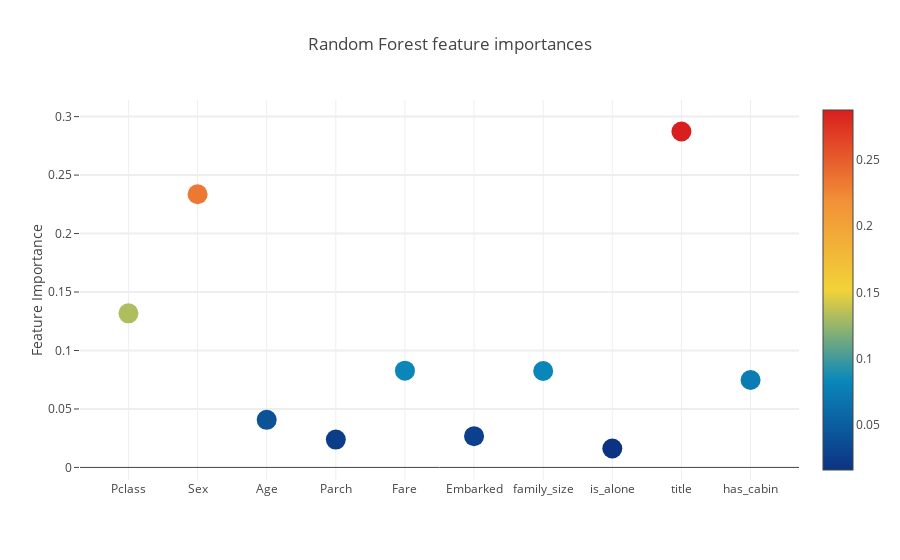
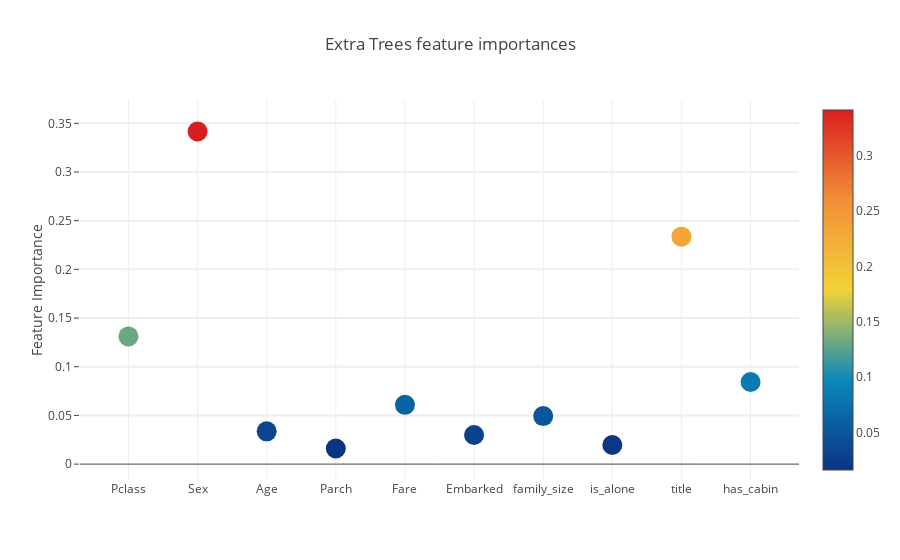
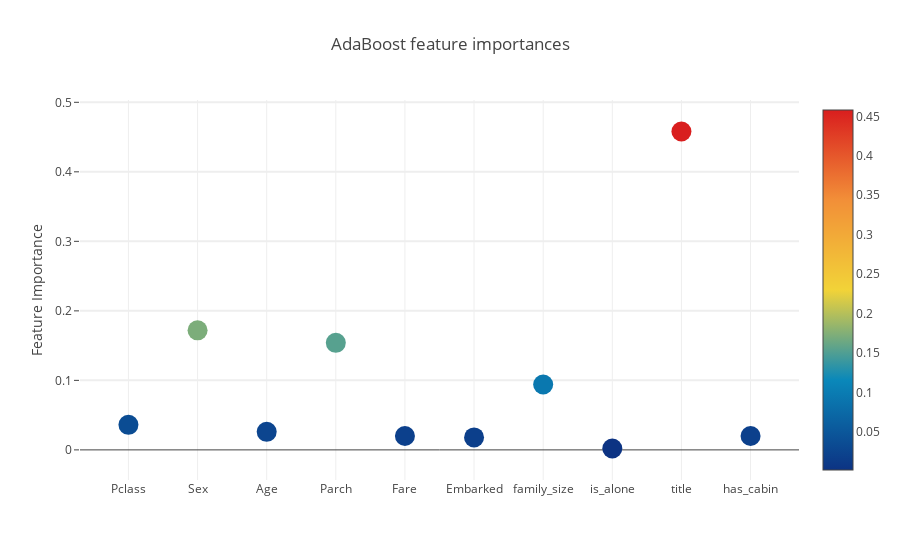
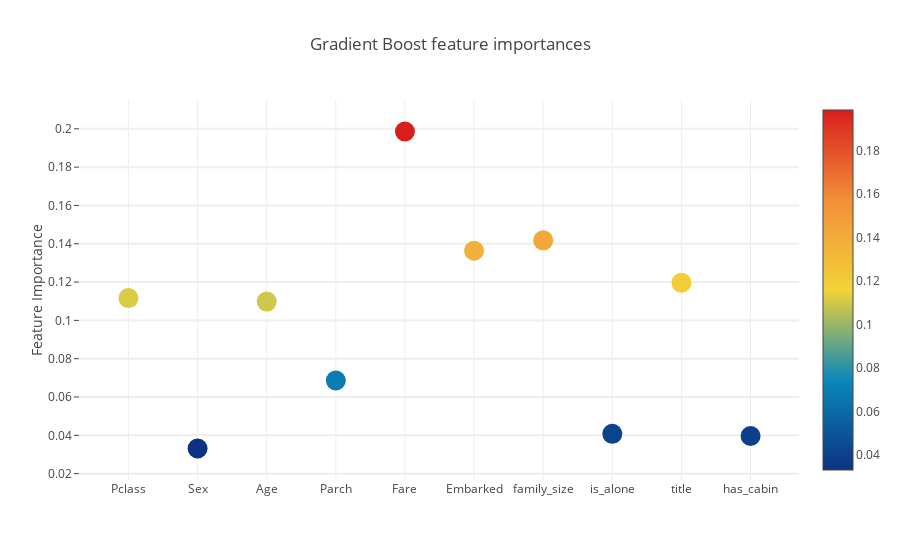

Notebook code for these charts, in order:
### Code cell
def plot_scatter(frame, col_name):
    trace = go.Scatter(
        y = frame[col_name].values,
        x = frame['features'].values,
        mode='markers',
        marker=dict(
            sizemode = 'diameter',
            sizeref = 1,
            size = 20,
            color = frame[col_name].values,
            colorscale='Portland',
            showscale=True
        ),
        text = frame['features'].values
    )
    data = [trace]
    layout= go.Layout(
        autosize= True,
        title= col_name,
        hovermode= 'closest',
        yaxis=dict(
            title= 'Feature Importance',
            ticklen= 5,
            gridwidth= 2
        ),
        showlegend= False
    )
    fig = go.Figure(data=data, layout=layout)
    py.iplot(fig, filename=col_name)

plot_names = ['Random Forest feature importances', 'Extra Trees feature importances',
              'AdaBoost feature importances', 'Gradient Boost feature importances']
for col_name in plot_names:
    plot_scatter(feature_dataframe, col_name)

### Figure 1 — Plotly figure (JSON) as saved in the notebook; plotly's stock layout.template omitted (floating-point values rounded to 4 significant figures)
{"data": [{"marker": {"color": [0.1318, 0.2336, 0.04071, 0.02378, 0.08274, 0.02677, 0.08245, 0.01619, 0.2873, 0.07472], "colorscale": "Portland", "showscale": true, "size": 20, "sizemode": "diameter", "sizeref": 1}, "mode": "markers", "text": ["Pclass", "Sex", "Age", "Parch", "Fare", "Embarked", "family_size", "is_alone", "title", "has_cabin"], "type": "scatter", "x": ["Pclass", "Sex", "Age", "Parch", "Fare", "Embarked", "family_size", "is_alone", "title", "has_cabin"], "y": [0.1318, 0.2336, 0.04071, 0.02378, 0.08274, 0.02677, 0.08245, 0.01619, 0.2873, 0.07472]}], "layout": {"autosize": true, "hovermode": "closest", "showlegend": false, "title": "Random Forest feature importances", "yaxis": {"gridwidth": 2, "ticklen": 5, "title": "Feature Importance"}}}

### Figure 2 — Plotly figure (JSON) as saved in the notebook; plotly's stock layout.template omitted (floating-point values rounded to 4 significant figures)
{"data": [{"marker": {"color": [0.1311, 0.3416, 0.03368, 0.01604, 0.06085, 0.02985, 0.04934, 0.01961, 0.2336, 0.08432], "colorscale": "Portland", "showscale": true, "size": 20, "sizemode": "diameter", "sizeref": 1}, "mode": "markers", "text": ["Pclass", "Sex", "Age", "Parch", "Fare", "Embarked", "family_size", "is_alone", "title", "has_cabin"], "type": "scatter", "x": ["Pclass", "Sex", "Age", "Parch", "Fare", "Embarked", "family_size", "is_alone", "title", "has_cabin"], "y": [0.1311, 0.3416, 0.03368, 0.01604, 0.06085, 0.02985, 0.04934, 0.01961, 0.2336, 0.08432]}], "layout": {"autosize": true, "hovermode": "closest", "showlegend": false, "title": "Extra Trees feature importances", "yaxis": {"gridwidth": 2, "ticklen": 5, "title": "Feature Importance"}}}

### Figure 3 — Plotly figure (JSON) as saved in the notebook; plotly's stock layout.template omitted (floating-point values rounded to 4 significant figures)
{"data": [{"marker": {"color": [0.036, 0.172, 0.026, 0.154, 0.02, 0.018, 0.094, 0.002, 0.458, 0.02], "colorscale": "Portland", "showscale": true, "size": 20, "sizemode": "diameter", "sizeref": 1}, "mode": "markers", "text": ["Pclass", "Sex", "Age", "Parch", "Fare", "Embarked", "family_size", "is_alone", "title", "has_cabin"], "type": "scatter", "x": ["Pclass", "Sex", "Age", "Parch", "Fare", "Embarked", "family_size", "is_alone", "title", "has_cabin"], "y": [0.036, 0.172, 0.026, 0.154, 0.02, 0.018, 0.094, 0.002, 0.458, 0.02]}], "layout": {"autosize": true, "hovermode": "closest", "showlegend": false, "title": "AdaBoost feature importances", "yaxis": {"gridwidth": 2, "ticklen": 5, "title": "Feature Importance"}}}

### Figure 4 — Plotly figure (JSON) as saved in the notebook; plotly's stock layout.template omitted (floating-point values rounded to 4 significant figures)
{"data": [{"marker": {"color": [0.1116, 0.03312, 0.1098, 0.06863, 0.1986, 0.1364, 0.1418, 0.04077, 0.1196, 0.03967], "colorscale": "Portland", "showscale": true, "size": 20, "sizemode": "diameter", "sizeref": 1}, "mode": "markers", "text": ["Pclass", "Sex", "Age", "Parch", "Fare", "Embarked", "family_size", "is_alone", "title", "has_cabin"], "type": "scatter", "x": ["Pclass", "Sex", "Age", "Parch", "Fare", "Embarked", "family_size", "is_alone", "title", "has_cabin"], "y": [0.1116, 0.03312, 0.1098, 0.06863, 0.1986, 0.1364, 0.1418, 0.04077, 0.1196, 0.03967]}], "layout": {"autosize": true, "hovermode": "closest", "showlegend": false, "title": "Gradient Boost feature importances", "yaxis": {"gridwidth": 2, "ticklen": 5, "title": "Feature Importance"}}}
